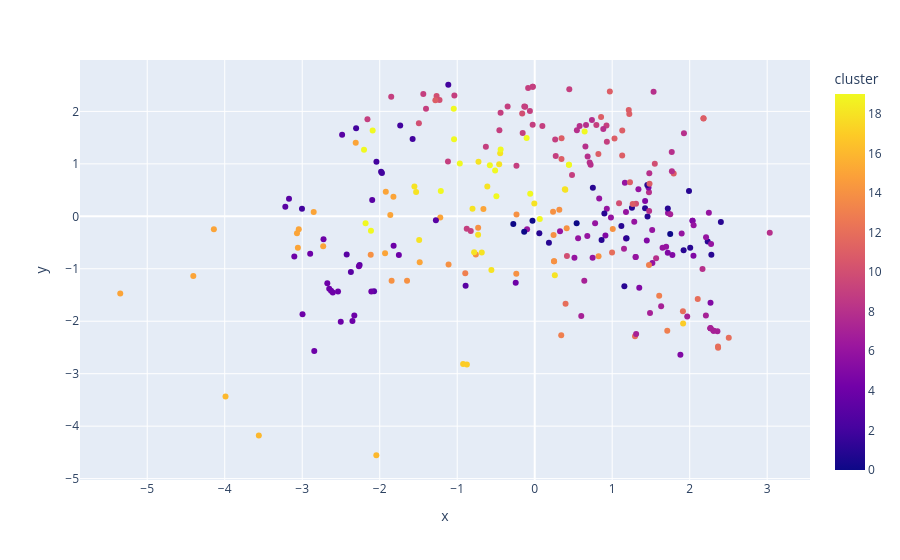

Write notebook code for a chart like this one.
### Code cell
from sklearn.decomposition import PCA

pca_pipeline = Pipeline([('scaler', StandardScaler()), ('PCA', PCA(n_components=2))])
song_embedding = pca_pipeline.fit_transform(X)
projection = pd.DataFrame(columns=['x', 'y'], data=song_embedding)
projection['title'] = df['trackTitle']
projection['cluster'] = df['cluster_label']

fig = px.scatter(
    projection, x='x', y='y', color='cluster', hover_data=['x', 'y', 'title'])
fig.show()

### Figure 1 — Plotly figure (JSON) as saved in the notebook; plotly's stock layout.template omitted (floating-point values rounded to 4 significant figures; data arrays with more than 128 entries replaced by an {"elided": "..."} marker saying what was removed)
{"data": [{"customdata": {"elided": "272x1 str values"}, "hovertemplate": "x=%{x}<br>y=%{y}<br>title=%{customdata[0]}<br>cluster=%{marker.color}<extra></extra>", "legendgroup": "", "marker": {"color": {"elided": "272 int values"}, "coloraxis": "coloraxis", "symbol": "circle"}, "mode": "markers", "name": "", "orientation": "v", "showlegend": false, "type": "scatter", "x": {"elided": "272 float values"}, "xaxis": "x", "y": {"elided": "272 float values"}, "yaxis": "y"}], "layout": {"coloraxis": {"colorbar": {"title": {"text": "cluster"}}, "colorscale": [[0, "#0d0887"], [0.1111, "#46039f"], [0.2222, "#7201a8"], [0.3333, "#9c179e"], [0.4444, "#bd3786"], [0.5556, "#d8576b"], [0.6667, "#ed7953"], [0.7778, "#fb9f3a"], [0.8889, "#fdca26"], [1, "#f0f921"]]}, "legend": {"tracegroupgap": 0}, "margin": {"t": 60}, "xaxis": {"anchor": "y", "domain": [0, 1], "title": {"text": "x"}}, "yaxis": {"anchor": "x", "domain": [0, 1], "title": {"text": "y"}}}}
